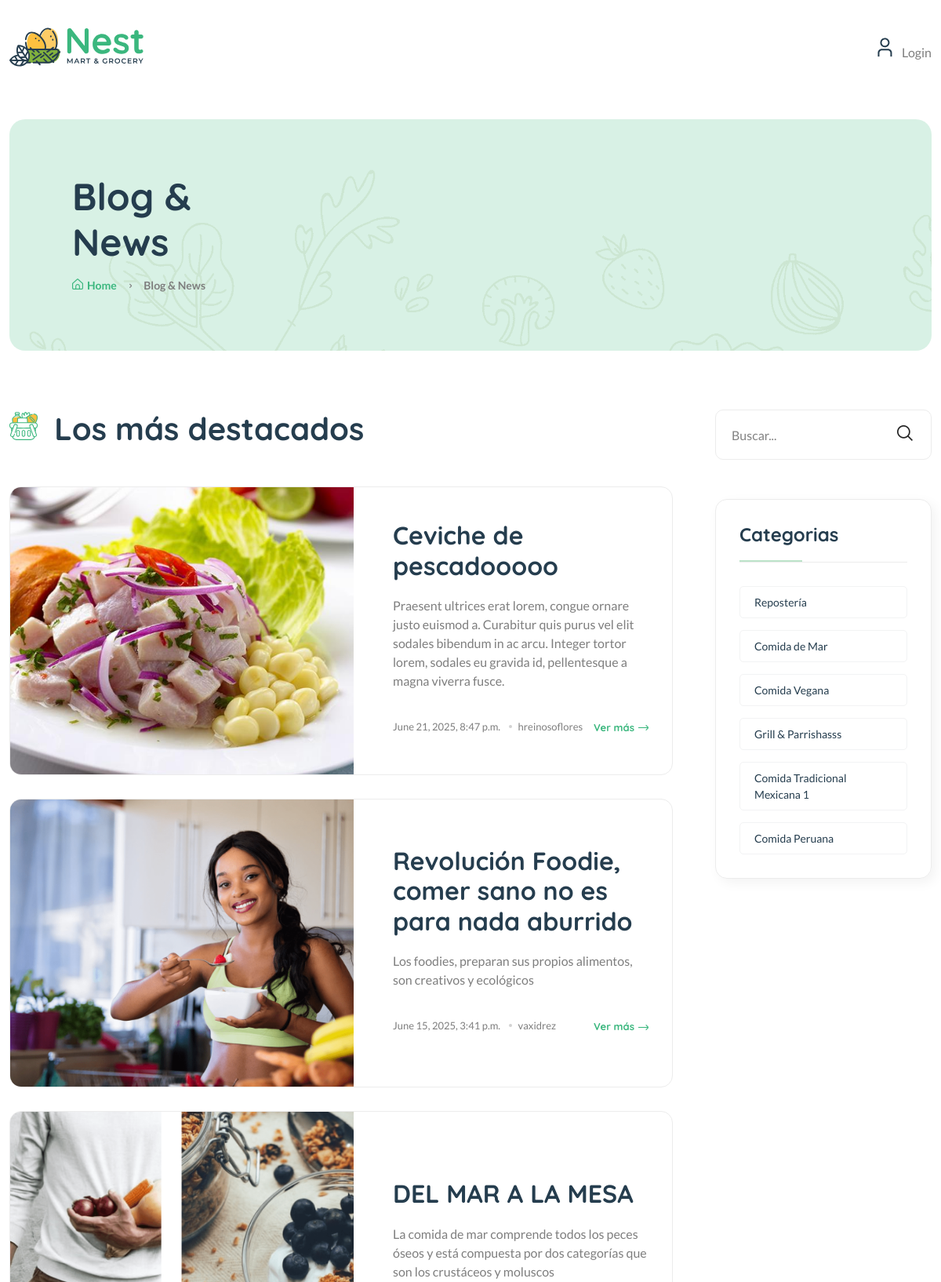
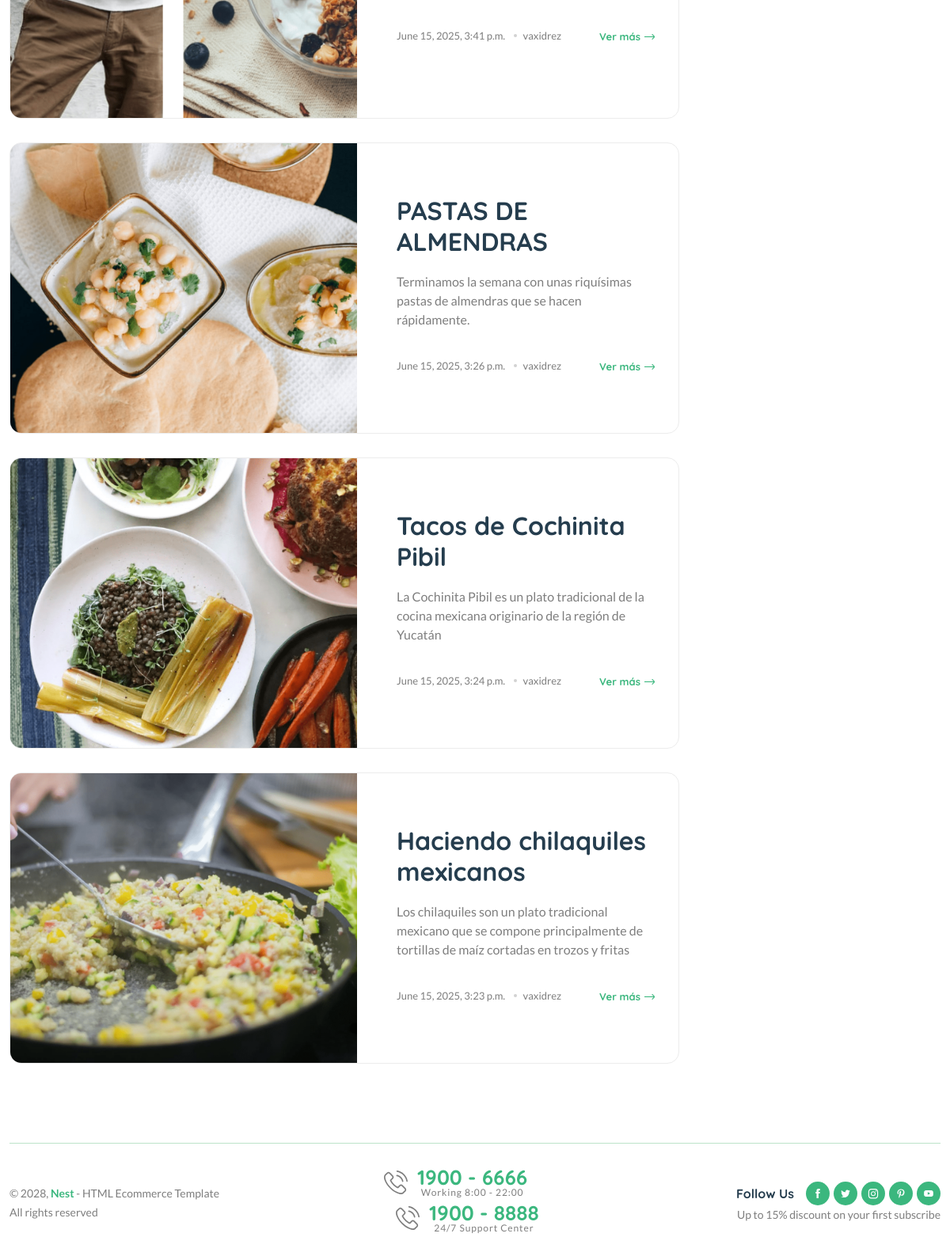
The page / on the database its author committed (2 pictures, top to bottom).
### blogs/models.py (models this page shows, shortened)
class Blog(models.Model):
    title = models.CharField(max_length=100)
    slug = models.SlugField(max_length=150, unique=True, blank=True)
    category = models.ForeignKey(Category, on_delete=models.CASCADE)
    author = models.ForeignKey(User, on_delete=models.CASCADE)
    featured_image = models.ImageField(upload_to='uploads/%Y/%m/%d')
    short_description = models.TextField(max_length=500)
    blog_body = models.TextField(max_length=2000)
    status = models.TextField(
        max_length=20, choices=STATUS_CHOICES, default='Draft')
    is_featured = models.BooleanField(default=False)
    created_at = models.DateTimeField(auto_now_add=True)
    updated_at = models.DateTimeField(auto_now=True)

class Category(models.Model):
    category_name = models.CharField(max_length=50, unique=True)
    created_at = models.DateTimeField(auto_now_add=True)
    updated_at = models.DateTimeField(auto_now=True)
    class Meta:
        verbose_name_plural = 'categories'

### blog_enterprise/views.py (the view)
# urls.py: 2. Add a URL to urlpatterns:  path('', views.home, name='home')
def home(request):
    posts = Blog.objects.filter(is_featured=True).order_by(
        '-updated_at')  # -: ordenado de manera descendente
    context = {
        'featured_posts': posts
    }
    return render(request, 'home.html', context)

### blogs/context_processors.py (called while the page is built)
def get_categories(request):
    categorias = Category.objects.all()
    return dict(categorias=categorias)

### templates/home.html (shortened to what this page needs)
{% extends 'base.html' %}
{% load static %}
{% block content %}
  <main class="main">
    <div class="page-header mt-30 mb-75">
      <div class="container">
        <div class="archive-header">
          <div class="row align-items-center">
            <div class="col-xl-3">
              <h1 class="mb-15">Blog & News</h1>
              <div class="breadcrumb">
                <a href="{% url 'home' %}" rel="nofollow"><i class="fi-rs-home mr-5"></i>Home</a>
                <span></span> Blog & News
              </div>
            </div>
          </div>
        </div>
      </div>
    </div>
    <div class="page-content mb-50">
      <div class="container">
        <div class="row">
          <div class="col-lg-9">
            <div class="shop-product-fillter mb-50 pr-30">
              <div class="totall-product">
                <h2>
                  <img class="w-36px mr-10" src="{% static 'assets/imgs/theme/icons/category-1.svg' %}" alt="" />
                  Los más destacados
                </h2>
              </div>
            </div>
            <div class="loop-grid loop-list pr-30 mb-50">
              {% for post in featured_posts %}
                <article class="wow fadeIn animated hover-up mb-30 animated">
                  <div class="post-thumb" style="background-image: url({{ post.featured_image.url }})"></div>
                  <div class="entry-content-2 pl-50">
                    <h3 class="post-title mb-20"><a href="{% url 'blogs' post.slug %}">{{ post.title }}</a></h3>
                    <p class="post-exerpt mb-40">{{ post.short_description }}</p>
                    <div class="entry-meta meta-1 font-xs color-grey mt-10 pb-10">
                      <div>
                        <span class="post-on">{{ post.created_at }}</span>
                        <span class="hit-count has-dot">{{ post.author }}</span>
                      </div>
                      <a href="{% url 'blogs' post.slug %}" class="text-brand font-heading font-weight-bold">Ver más<i class="fi-rs-arrow-right"></i></a>
                    </div>
                  </div>
                </article>
              {% endfor %}
            </div>
          </div>
          <div class="col-lg-3 primary-sidebar sticky-sidebar">
            <div class="widget-area">
              {% include 'includes/blog_search.html' %}
              {% include 'includes/category_list.html' %}
            </div>
          </div>
        </div>
      </div>
    </div>
  </main>
{% endblock %}

### templates/base.html (shortened to what this page needs)
{% load static %}
<!DOCTYPE html>
<html class="no-js" lang="en">
  <head>
    <link rel="stylesheet" href="{% static 'assets/css/main.css' %}" />
  </head>
  <body>
    <header class="header-area header-style-1 header-height-2">
      <div class="header-middle header-middle-ptb-1 d-none d-lg-block">
        <div class="container">
          <div class="header-wrap">
            <div class="logo logo-width-1">
              <a href="{% url 'home' %}"><img src="{% static 'assets/imgs/theme/logo.svg' %}" alt="logo" /></a>
            </div>
            <div class="header-right">
              <div class="header-action-right">
                <div class="header-action-2">
                  {% if not user.is_authenticated %}
                    <div class="header-action-icon-2">
                      <a href="{% url 'login' %}">
                        <img class="svgInject" alt="Nest" src="{% static 'assets/imgs/theme/icons/icon-user.svg' %}" />
                        <span class="lable ml-0">&nbsp;Login</span>
                      </a>
                    </div>
                  {% endif %}
                </div>
              </div>
            </div>
          </div>
        </div>
      </div>
    </header>
    {% block content %}
    {% endblock %}
    <footer class="main">
      <div class="container pb-30">
        <div class="row align-items-center">
          <div class="col-12 mb-30">
            <div class="footer-bottom"></div>
          </div>
          <div class="col-xl-4 col-lg-6 col-md-6">
            <p class="font-sm mb-0">
              &copy; 2028, <strong class="text-brand">Nest</strong> - HTML Ecommerce Template <br />All rights reserved
            </p>
          </div>
          <div class="col-xl-4 col-lg-6 text-center d-none d-xl-block">
            <div class="hotline d-lg-inline-flex mr-30">
              <img src="{% static 'assets/imgs/theme/icons/phone-call.svg' %}" alt="hotline" />
              <p>
                1900 - 6666<span>Working 8:00 - 22:00</span>
              </p>
            </div>
            <div class="hotline d-lg-inline-flex">
              <img src="{% static 'assets/imgs/theme/icons/phone-call.svg' %}" alt="hotline" />
              <p>
                1900 - 8888<span>24/7 Support Center</span>
              </p>
            </div>
          </div>
          <div class="col-xl-4 col-lg-6 col-md-6 text-end d-none d-md-block">
            <div class="mobile-social-icon">
              <h6>Follow Us</h6>
              <a href="#"><img src="{% static 'assets/imgs/theme/icons/icon-facebook-white.svg' %}" alt="" /></a>
              <a href="#"><img src="{% static 'assets/imgs/theme/icons/icon-twitter-white.svg' %}" alt="" /></a>
              <a href="#"><img src="{% static 'assets/imgs/theme/icons/icon-instagram-white.svg' %}" alt="" /></a>
              <a href="#"><img src="{% static 'assets/imgs/theme/icons/icon-pinterest-white.svg' %}" alt="" /></a>
              <a href="#"><img src="{% static 'assets/imgs/theme/icons/icon-youtube-white.svg' %}" alt="" /></a>
            </div>
            <p class="font-sm">Up to 15% discount on your first subscribe</p>
          </div>
        </div>
      </div>
    </footer>
  </body>
</html>

### templates/includes/blog_search.html
<div class="sidebar-widget-2 widget_search mb-50">
  <div class="search-form">
    <form action="{% url 'search' %}" method="GET">
      <input type="text" name="keyword" value="{{ keyword }}" placeholder="Buscar..." />
      <button type="submit"><i class="fi-rs-search"></i></button>
    </form>
  </div>
</div>

### templates/includes/category_list.html
<div class="sidebar-widget widget-category-2 mb-50">
  <h5 class="section-title style-1 mb-30">Categorias</h5>
  <ul>
    {% for categoria in categorias %}
      <li>
        <a href="{% url 'posts_by_category' categoria.id %}">{{ categoria.category_name }}</a>
      </li>
    {% endfor %}
  </ul>
</div>

### rows shown on the page
Blog: featured_image (picture), title "Ceviche de pescadooooo", short_description "Praesent ultrices erat lorem, congue ornare justo euismod a. Curabitur quis purus vel elit sodales bibendum in ac arcu. Integer tortor lorem, sodales eu gravida id, pellentesque a magna viverra fusce.", created_at "June 21, 2025, 8:47 p.m.", author "hreinosoflores"
Blog: featured_image (picture), title "Revolución Foodie, comer sano no es para nada aburrido", short_description "Los foodies, preparan sus propios alimentos, son creativos y ecológicos", created_at "June 15, 2025, 3:41 p.m.", author "vaxidrez"
Blog: featured_image (picture), title "DEL MAR A LA MESA", short_description "La comida de mar comprende todos los peces óseos y está compuesta por dos categorías que son los crustáceos y moluscos", created_at "June 15, 2025, 3:41 p.m.", author "vaxidrez"
Blog: featured_image (picture), title "PASTAS DE ALMENDRAS", short_description "Terminamos la semana con unas riquísimas pastas de almendras que se hacen rápidamente.", created_at "June 15, 2025, 3:26 p.m.", author "vaxidrez"
Blog: featured_image (picture), title "Tacos de Cochinita Pibil", short_description "La Cochinita Pibil es un plato tradicional de la cocina mexicana originario de la región de Yucatán", created_at "June 15, 2025, 3:24 p.m.", author "vaxidrez"
Blog: featured_image (picture), title "Haciendo chilaquiles mexicanos", short_description "Los chilaquiles son un plato tradicional mexicano que se compone principalmente de tortillas de maíz cortadas en trozos y fritas", created_at "June 15, 2025, 3:23 p.m.", author "vaxidrez"
Category: category_name "Repostería"
Category: category_name "Comida de Mar"
Category: category_name "Comida Vegana"
Category: category_name "Grill & Parrishasss"
Category: category_name "Comida Tradicional Mexicana 1"
Category: category_name "Comida Peruana"
